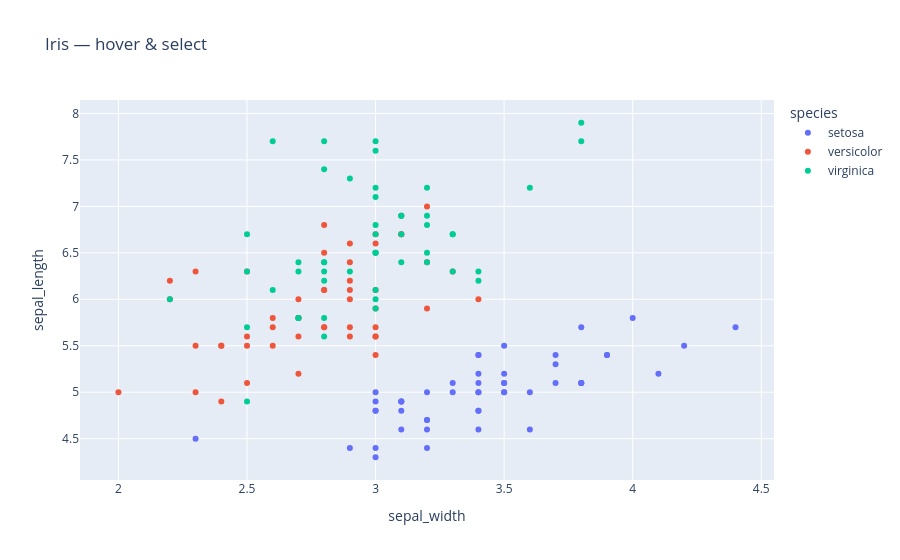

The cell this chart's notebook holds for it:
### Markdown cell above
# Test `jupyterlab-interactive-graphs`

The first cell calls **`configure()`**: Plotly uses the JupyterLab MIME renderer; Matplotlib uses the **ipympl** `widget` backend (install **`pip install 'jupyterlab-interactive-graphs[matplotlib]'`** first).

- **Plotly**: hover, scroll zoom, box/lasso select from the mode bar.
- **Matplotlib**: interactive canvas with pan/zoom toolbar (not the same as Plotly’s lasso, but fully usable in the notebook).

Confirm the Plotly lab extension: `jupyter labextension list` → `jupyterlab-interactive-graphs` enabled.

### Code cell
from jupyterlab_interactive_graphs import configure

# Plotly → jupyterlab renderer; Matplotlib → ipympl widget backend (needs: pip install 'jupyterlab-interactive-graphs[matplotlib]')
configure()

import plotly.express as px
import plotly.graph_objects as go

df = px.data.iris()
fig = px.scatter(df, x="sepal_width", y="sepal_length", color="species", title="Iris — hover & select")
fig.show()

### Figure 1 — Plotly figure (JSON) as saved in the notebook; plotly's stock layout.template omitted (floating-point values rounded to 4 significant figures)
{"data": [{"hovertemplate": "species=setosa<br>sepal_width=%{x}<br>sepal_length=%{y}<extra></extra>", "legendgroup": "setosa", "marker": {"color": "#636efa", "symbol": "circle"}, "mode": "markers", "name": "setosa", "orientation": "v", "showlegend": true, "type": "scatter", "x": [3.5, 3.0, 3.2, 3.1, 3.6, 3.9, 3.4, 3.4, 2.9, 3.1, 3.7, 3.4, 3.0, 3.0, 4.0, 4.4, 3.9, 3.5, 3.8, 3.8, 3.4, 3.7, 3.6, 3.3, 3.4, 3.0, 3.4, 3.5, 3.4, 3.2, 3.1, 3.4, 4.1, 4.2, 3.1, 3.2, 3.5, 3.1, 3.0, 3.4, 3.5, 2.3, 3.2, 3.5, 3.8, 3.0, 3.8, 3.2, 3.7, 3.3], "xaxis": "x", "y": [5.1, 4.9, 4.7, 4.6, 5.0, 5.4, 4.6, 5.0, 4.4, 4.9, 5.4, 4.8, 4.8, 4.3, 5.8, 5.7, 5.4, 5.1, 5.7, 5.1, 5.4, 5.1, 4.6, 5.1, 4.8, 5.0, 5.0, 5.2, 5.2, 4.7, 4.8, 5.4, 5.2, 5.5, 4.9, 5.0, 5.5, 4.9, 4.4, 5.1, 5.0, 4.5, 4.4, 5.0, 5.1, 4.8, 5.1, 4.6, 5.3, 5.0], "yaxis": "y"}, {"hovertemplate": "species=versicolor<br>sepal_width=%{x}<br>sepal_length=%{y}<extra></extra>", "legendgroup": "versicolor", "marker": {"color": "#EF553B", "symbol": "circle"}, "mode": "markers", "name": "versicolor", "orientation": "v", "showlegend": true, "type": "scatter", "x": [3.2, 3.2, 3.1, 2.3, 2.8, 2.8, 3.3, 2.4, 2.9, 2.7, 2.0, 3.0, 2.2, 2.9, 2.9, 3.1, 3.0, 2.7, 2.2, 2.5, 3.2, 2.8, 2.5, 2.8, 2.9, 3.0, 2.8, 3.0, 2.9, 2.6, 2.4, 2.4, 2.7, 2.7, 3.0, 3.4, 3.1, 2.3, 3.0, 2.5, 2.6, 3.0, 2.6, 2.3, 2.7, 3.0, 2.9, 2.9, 2.5, 2.8], "xaxis": "x", "y": [7.0, 6.4, 6.9, 5.5, 6.5, 5.7, 6.3, 4.9, 6.6, 5.2, 5.0, 5.9, 6.0, 6.1, 5.6, 6.7, 5.6, 5.8, 6.2, 5.6, 5.9, 6.1, 6.3, 6.1, 6.4, 6.6, 6.8, 6.7, 6.0, 5.7, 5.5, 5.5, 5.8, 6.0, 5.4, 6.0, 6.7, 6.3, 5.6, 5.5, 5.5, 6.1, 5.8, 5.0, 5.6, 5.7, 5.7, 6.2, 5.1, 5.7], "yaxis": "y"}, {"hovertemplate": "species=virginica<br>sepal_width=%{x}<br>sepal_length=%{y}<extra></extra>", "legendgroup": "virginica", "marker": {"color": "#00cc96", "symbol": "circle"}, "mode": "markers", "name": "virginica", "orientation": "v", "showlegend": true, "type": "scatter", "x": [3.3, 2.7, 3.0, 2.9, 3.0, 3.0, 2.5, 2.9, 2.5, 3.6, 3.2, 2.7, 3.0, 2.5, 2.8, 3.2, 3.0, 3.8, 2.6, 2.2, 3.2, 2.8, 2.8, 2.7, 3.3, 3.2, 2.8, 3.0, 2.8, 3.0, 2.8, 3.8, 2.8, 2.8, 2.6, 3.0, 3.4, 3.1, 3.0, 3.1, 3.1, 3.1, 2.7, 3.2, 3.3, 3.0, 2.5, 3.0, 3.4, 3.0], "xaxis": "x", "y": [6.3, 5.8, 7.1, 6.3, 6.5, 7.6, 4.9, 7.3, 6.7, 7.2, 6.5, 6.4, 6.8, 5.7, 5.8, 6.4, 6.5, 7.7, 7.7, 6.0, 6.9, 5.6, 7.7, 6.3, 6.7, 7.2, 6.2, 6.1, 6.4, 7.2, 7.4, 7.9, 6.4, 6.3, 6.1, 7.7, 6.3, 6.4, 6.0, 6.9, 6.7, 6.9, 5.8, 6.8, 6.7, 6.7, 6.3, 6.5, 6.2, 5.9], "yaxis": "y"}], "layout": {"legend": {"title": {"text": "species"}, "tracegroupgap": 0}, "title": {"text": "Iris — hover & select"}, "xaxis": {"anchor": "y", "domain": [0.0, 1.0], "title": {"text": "sepal_width"}}, "yaxis": {"anchor": "x", "domain": [0.0, 1.0], "title": {"text": "sepal_length"}}}}
